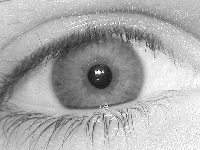
%> input picture IRIS_CL/black_iris_images/1.jpg, 200 x 150 px, given in place of 11.jpg, which was not available
$ octave irisFeature.m   (GNU Octave 9; MATLAB toolbox functions it lacks are replaced by stand-ins)
%> lines starting %> are read from the running program, lines starting %| are printed output that depends on the picture; in (x1, y1, x2, y2) boxes, pixels count from 0 and x2, y2 are one past the last pixel; in counts of white or black regions, pixels touching at a corner belong together; the program's own positions count from 1; pictures that were not available may be replaced by others from this repository, and a replacement may not be noted
%> further down, eyeimg is the input picture: size 150x200 uint8; min 0, max 255, mean 170.8
### IRIS_CL/Segmentation/canny.m
function [gradient, or] = canny(im, sigma, scaling, vert, horz)
%> called with sigma = 2, scaling = 0.4, vert = 1, horz = 0

xscaling = vert;
yscaling = horz;

hsize = [6*sigma+1, 6*sigma+1];   % The filter size.

gaussian = fspecial('gaussian',hsize,sigma);
im = filter2(gaussian,im);        % Smoothed image.

im = imresize(im, scaling);
%> im: size 60x80 double

[rows, cols] = size(im);

h =  [  im(:,2:cols)  zeros(rows,1) ] - [  zeros(rows,1)  im(:,1:cols-1)  ];
v =  [  im(2:rows,:); zeros(1,cols) ] - [  zeros(1,cols); im(1:rows-1,:)  ];
d1 = [  im(2:rows,2:cols) zeros(rows-1,1); zeros(1,cols) ] - ...
                               [ zeros(1,cols); zeros(rows-1,1) im(1:rows-1,1:cols-1)  ];
d2 = [  zeros(1,cols); im(1:rows-1,2:cols) zeros(rows-1,1);  ] - ...
                               [ zeros(rows-1,1) im(2:rows,1:cols-1); zeros(1,cols)   ];

X = ( h + (d1 + d2)/2.0 ) * xscaling;
Y = ( v + (d1 - d2)/2.0 ) * yscaling;

gradient = sqrt(X.*X + Y.*Y); % Gradient amplitude.

or = atan2(-Y, X);            % Angles -pi to + pi.
neg = or<0;                   % Map angles to 0-pi.
or = or.*~neg + (or+pi).*neg;
or = or*180/pi;               % Convert to degrees.

### IRIS_CL/Segmentation/adjgamma.m
function newim = adjgamma(im, g)
%> called with g = 1.9

    if g <= 0
	error('Gamma value must be > 0');
    end

    if isa(im,'uint8');
	newim = double(im);
    else
	newim = im;
    end

    % rescale range 0-1
    newim = newim-min(min(newim));
    newim = newim./max(max(newim));

    newim =  newim.^(1/g);   % Apply gamma function

### IRIS_CL/Segmentation/nonmaxsup.m
function im = nonmaxsup(inimage, orient, radius)
%> called with radius = 1.5

if size(inimage) ~= size(orient)
  error('image and orientation image are of different sizes');
end

if radius < 1
  error('radius must be >= 1');
end

[rows,cols] = size(inimage);
im = zeros(rows,cols);        % Preallocate memory for output image for speed
iradius = ceil(radius);

% Precalculate x and y offsets relative to centre pixel for each orientation angle

angle = [0:180].*pi/180;    % Array of angles in 1 degree increments (but in radians).
xoff = radius*cos(angle);   % x and y offset of points at specified radius and angle
yoff = radius*sin(angle);   % from each reference position.

hfrac = xoff - floor(xoff); % Fractional offset of xoff relative to integer location
vfrac = yoff - floor(yoff); % Fractional offset of yoff relative to integer location

orient = fix(orient)+1;     % Orientations start at 0 degrees but arrays start
                            % with index 1.

% Now run through the image interpolating grey values on each side
% of the centre pixel to be used for the non-maximal suppression.

for row = (iradius+1):(rows - iradius)
  for col = (iradius+1):(cols - iradius)

    or = orient(row,col);   % Index into precomputed arrays

    x = col + xoff(or);     % x, y location on one side of the point in question
    y = row - yoff(or);

    fx = floor(x);          % Get integer pixel locations that surround location x,y
    cx = ceil(x);
    fy = floor(y);
    cy = ceil(y);
    tl = inimage(fy,fx);    % Value at top left integer pixel location.
    tr = inimage(fy,cx);    % top right
    bl = inimage(cy,fx);    % bottom left
    br = inimage(cy,cx);    % bottom right

    upperavg = tl + hfrac(or) * (tr - tl);  % Now use bilinear interpolation to
    loweravg = bl + hfrac(or) * (br - bl);  % estimate value at x,y
    v1 = upperavg + vfrac(or) * (loweravg - upperavg);

  if inimage(row, col) > v1 % We need to check the value on the other side...

    x = col - xoff(or);     % x, y location on the `other side' of the point in question
    y = row + yoff(or);

    fx = floor(x);
    cx = ceil(x);
    fy = floor(y);
    cy = ceil(y);
    tl = inimage(fy,fx);    % Value at top left integer pixel location.
    tr = inimage(fy,cx);    % top right
    bl = inimage(cy,fx);    % bottom left
    br = inimage(cy,cx);    % bottom right
    upperavg = tl + hfrac(or) * (tr - tl);
    loweravg = bl + hfrac(or) * (br - bl);
    v2 = upperavg + vfrac(or) * (loweravg - upperavg);

    if inimage(row,col) > v2            % This is a local maximum.
      im(row, col) = inimage(row, col); % Record value in the output image.
    end

   end
  end
end
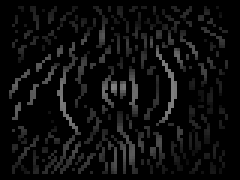
%> im: size 60x80 double (shown 3 times larger); min 0, max 0.513, mean 0.051
%> after the loop, v2 = 0.735

### IRIS_CL/Segmentation/hysthresh.m
% HYSTHRESH - Hysteresis thresholding
%
% Usage: bw = hysthresh(im, T1, T2)
%
% Arguments:
%             im  - image to be thresholded (assumed to be non-negative)
%             T1  - upper threshold value
%             T2  - lower threshold value
%
% Returns:
%             bw  - the thresholded image (containing values 0 or 1)
%
% Function performs hysteresis thresholding of an image.
% All pixels with values above threshold T1 are marked as edges
% All pixels that are adjacent to points that have been marked as edges
% and with values above threshold T2 are also marked as edges. Eight
% connectivity is used.
%
% It is assumed that the input image is non-negative
%
% Peter Kovesi          December 1996  - Original version
%                       March    2001  - Speed improvements made (~4x)

%
% A stack (implemented as an array) is used to keep track of all the
% indices of pixels that need to be checked.
% Note: For speed the number of conditional tests have been minimised
% This results in the top and bottom edges of the image being considered to
% be connected.  This may cause some stray edges to be propagated further than
% they should be from the top or bottom.
%


function bw = hysthresh(im, T1, T2)
%> called with T1 = 0.2, T2 = 0.19

if (T2 > T1 | T2 < 0 | T1 < 0)  % Check thesholds are sensible
  error('T1 must be >= T2 and both must be >= 0 ');
end

[rows, cols] = size(im);    % Precompute some values for speed and convenience.
rc = rows*cols;
rcmr = rc - rows;
rp1 = rows+1;

bw = im(:);                 % Make image into a column vector
%> bw = 4800 values, max 0.513 at index 2250, min 0 at index 1, mean 0.051
pix = find(bw > T1);        % Find indices of all pixels with value > T1
%> pix = 491 values from 211 to 4455
npix = size(pix,1);         % Find the number of pixels with value > T1
%> npix = 491

stack = zeros(rows*cols,1); % Create a stack array (that should never
                            % overflow!)

stack(1:npix) = pix;        % Put all the edge points on the stack
stp = npix;                 % set stack pointer
%> stp = 491
for k = 1:npix
    bw(pix(k)) = -1;        % mark points as edges
end
%> after the loop, bw = 4800 values, max 0.2 at index 2900, min -1 at index 211, mean -0.0828


% Precompute an array, O, of index offset values that correspond to the eight
% surrounding pixels of any point. Note that the image was transformed into
% a column vector, so if we reshape the image back to a square the indices
% surrounding a pixel with index, n, will be:
%              n-rows-1   n-1   n+rows-1
%
%               n-rows     n     n+rows
%
%              n-rows+1   n+1   n+rows+1

O = [-1, 1, -rows-1, -rows, -rows+1, rows-1, rows, rows+1];

while stp ~= 0            % While the stack is not empty
    v = stack(stp);         % Pop next index off the stack
    stp = stp - 1;

    if v > rp1 & v < rcmr   % Prevent us from generating illegal indices
			    % Now look at surrounding pixels to see if they
                            % should be pushed onto the stack to be
                            % processed as well.
       index = O+v;	    % Calculate indices of points around this pixel.
       for l = 1:8
	   ind = index(l);
	   if bw(ind) > T2   % if value > T2,
	       stp = stp+1;  % push index onto the stack.
	       stack(stp) = ind;
	       bw(ind) = -1; % mark this as an edge point
	   end
       end
    end
end
%> this loop made 527 passes
%> (v, index) on passes 1 to 4: (4455, [4454 4456 4394 4395 4396 4514 4515 4516]), (4454, [4453 4455 4393 4394 4395 4513 4514 4515]), (4395, [4394 4396 4334 4335 4336 4454 4455 4456]), (4394, [4393 4395 4333 4334 4335 4453 4454 4455])
%> after the loop, bw = 4800 values, max 0.2 at index 4148, min -1 at index 211, mean -0.0917; ind = 272; index = [210 212 150 151 152 270 271 272]; stack = 4800 values, max 4455 at index 491, min 0 at index 492, mean 229.2; stp = 0


bw = (bw == -1);            % Finally zero out anything that was not an edge
%> bw = 4800 logical values, 527 true
bw = reshape(bw,rows,cols); % and reshape the image

### IRIS_CL/Segmentation/houghcircle.m
% houghcircle - takes an edge map image, and performs the Hough transform
% for finding circles in the image.
%
% Usage:
% h = houghcircle(edgeim, rmin, rmax)
%
% Arguments:
%	edgeim      - the edge map image to be transformed
%   rmin, rmax  - the minimum and maximum radius values
%                 of circles to search for
% Output:
%	h           - the Hough transform
%
% Author:
% Libor Masek
% masekl01@csse.uwa.edu.au
% School of Computer Science & Software Engineering
% The University of Western Australia
% November 2003

function h = houghcircle(edgeim, rmin, rmax)
%> called with rmin = 32, rmax = 60

[rows,cols] = size(edgeim);
nradii = rmax-rmin+1;
h = zeros(rows,cols,nradii);

[y,x] = find(edgeim~=0);
%> y = 527 values from 7 to 58; x = 527 values from 4 to 75

%for each edge point, draw circles of different radii
for index=1:size(y)

    cx = x(index);
    cy = y(index);

    for n=1:nradii

        h(:,:,n) = addcircle(h(:,:,n),[cx,cy],n+rmin);

    end

end
%> this loop made 527 passes
%> (cx, cy) on passes 1 to 3: (4, 31), (4, 32), (4, 33)

### IRIS_CL/Segmentation/findcircle.m
function [row, col, r] = findcircle(image,lradius,uradius,scaling, sigma, hithres, lowthres, vert, horz)

lradsc = round(lradius*scaling);
uradsc = round(uradius*scaling);
rd = round(uradius*scaling - lradius*scaling);

% generate the edge image
[I2 or] = canny(image, sigma, scaling, vert, horz);
I3 = adjgamma(I2, 1.9);
I4 = nonmaxsup(I3, or, 1.5);
edgeimage = hysthresh(I4, hithres, lowthres);

% perform the circular Hough transform
h = houghcircle(edgeimage, lradsc, uradsc);

maxtotal = 0;

% find the maximum in the Hough space, and hence
% the parameters of the circle
for i=1:rd

    layer = h(:,:,i);
    [maxlayer] = max(max(layer));


    if maxlayer > maxtotal

        maxtotal = maxlayer;


        r = int32((lradsc+i) / scaling);

        [row,col] = ( find(layer == maxlayer) );


        row = int32(row(1) / scaling); % returns only first max value
        col = int32(col(1) / scaling);

    end

end
%> this loop made 28 passes
%> (maxlayer, maxtotal, row, col) on passes 1 to 2: (29, 29, 60, 65), (30, 30, 58, 65)
%> after the loop, r = 85

### IRIS_CL/Segmentation/segmentiris.m
function [circleiris, circlepupil, imagewithnoise] = segmentiris(eyeimage)

% define range of pupil & iris radii

%CASIA
lpupilradius = 28;
upupilradius = 75;
lirisradius = 80;
uirisradius = 150;

% [8 lines of commented-out code are left out]
scaling = 0.4;

reflecthres = 240;

% find the iris boundary
[row, col, r] = findcircle(eyeimage, lirisradius, uirisradius, scaling, 2, 0.20, 0.19, 1.00, 0.00);
%> row = 58; col = 65; r = 85

circleiris = [row col r];
%> circleiris = [58 65 85]

rowd = double(row);
%> rowd = 58
cold = double(col);
%> cold = 65
rd = double(r);
%> rd = 85

irl = round(rowd-rd);
%> irl = -27
iru = round(rowd+rd);
%> iru = 143
icl = round(cold-rd);
%> icl = -20
icu = round(cold+rd);
%> icu = 150

imgsize = size(eyeimage);

if irl < 1
    irl = 1;
end

if icl < 1
    icl = 1;
end

if iru > imgsize(1)
    iru = imgsize(1);
end

if icu > imgsize(2)
    icu = imgsize(2);
end

% to find the inner pupil, use just the region within the previously
% detected iris boundary
imagepupil = eyeimage( irl:iru,icl:icu);

%find pupil boundary
[rowp, colp, r] = findcircle(imagepupil, lpupilradius, upupilradius ,0.6,2,0.25,0.25,1.00,1.00);
%> call 2 of canny, with sigma = 2, scaling = 0.6, vert = 1, horz = 1
%> in canny (call 2), `neg = or<0;`:
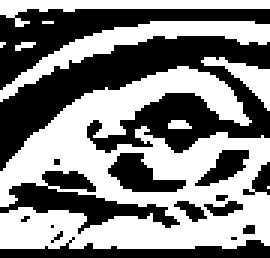
%> neg: size 86x90 logical (shown 3 times larger); 51.7% white; 16 black regions (7 under 20 px), largest, box (x1, y1, x2, y2) and area: (0, 12, 90, 57) 1785, (0, 3, 90, 30) 744, (0, 57, 60, 78) 445
%> call 2 of adjgamma, with g = 1.9
%> in adjgamma (call 2), `newim =  newim.^(1/g);`:
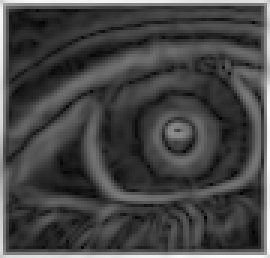
%> newim: size 86x90 double (shown 3 times larger); min 0, max 1, mean 0.273
%> call 2 of nonmaxsup, with radius = 1.5
%> after the loop in nonmaxsup (call 2), `for row = (iradius+1):(rows - iradius)`:
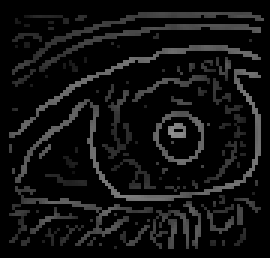
%> im: size 86x90 double (shown 3 times larger); min 0, max 0.562, mean 0.0665
%> after the loop in nonmaxsup (call 2), `for row = (iradius+1):(rows - iradius)`: v2 = 0.915
%> call 2 of hysthresh, with T1 = 0.25, T2 = 0.25
%> in hysthresh (call 2), `bw = im(:);`: bw = 7740 values, max 0.562 at index 4947, min 0 at index 1, mean 0.0665
%> in hysthresh (call 2), `pix = find(bw > T1);`: pix = 1099 values from 303 to 7489
%> in hysthresh (call 2), `npix = size(pix,1);`: npix = 1099
%> after the loop in hysthresh (call 2), `for k = 1:npix`: bw = 7740 values, max 0.25 at index 4908, min -1 at index 303, mean -0.126
%> the loop in hysthresh (call 2), `while stp ~= 0` made 1099 passes
%> (v, index) on passes 1 to 4: (7489, [7488 7490 7402 7403 7404 7574 7575 7576]), (7448, [7447 7449 7361 7362 7363 7533 7534 7535]), (7447, [7446 7448 7360 7361 7362 7532 7533 7534]), (7446, [7445 7447 7359 7360 7361 7531 7532 7533])
%> after the loop in hysthresh (call 2), `while stp ~= 0`: ind = 390; index = [302 304 216 217 218 388 389 390]; stack = 7740 values, max 7489 at index 1099, min 0 at index 1100, mean 621.7; stp = 0
%> in hysthresh (call 2), `bw = (bw == -1);`: bw = 7740 logical values, 1099 true
%> in hysthresh (call 2), `bw = reshape(bw,rows,cols);`:
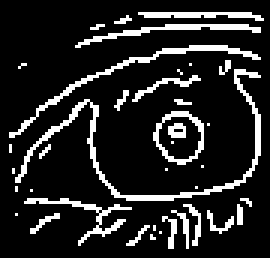
%> bw: size 86x90 logical (shown 3 times larger); 14.2% white in thin lines or dots, all inside (x1, y1, x2, y2) = (3, 4, 88, 83)
%> the loop in houghcircle (call 2), `for index=1:size(y)` made 1099 passes
%> (cx, cy) on passes 1 to 3: (4, 45), (4, 46), (4, 49)
%> the loop in findcircle (call 2), `for i=1:rd` made 28 passes
%> (maxlayer, maxtotal, row, col) on pass 1: (57, 57, 82, 82)
%> pass 1, in findcircle (call 2), `layer = h(:,:,i);`:
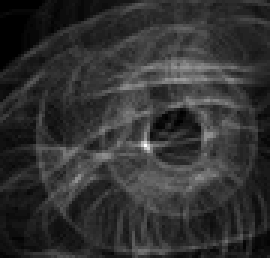
%> layer: size 86x90 double (shown 3 times larger); min 0, max 57, mean 11.2; drawn with min black and max white

rowp = double(rowp);
colp = double(colp);
r = double(r);

row = double(irl) + rowp;
col = double(icl) + colp;

row = round(row);
col = round(col);

circlepupil = [row col r];

% set up array for recording noise regions
% noise pixels will have NaN values
imagewithnoise = double(eyeimage);

%find top eyelid
topeyelid = imagepupil(1:(rowp-r),:);
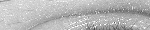
%> topeyelid: size 30x150 uint8; min 69, max 255, mean 183.3
lines = findline(topeyelid);

if size(lines,1) > 0
    [xl yl] = linecoords(lines, size(topeyelid));
    yl = double(yl) + irl-1;
    xl = double(xl) + icl-1;

    yla = max(yl);

    y2 = 1:yla;

    ind3 = sub2ind(size(eyeimage),yl,xl);
    imagewithnoise(ind3) = NaN;

    imagewithnoise(y2, xl) = NaN;
end

%find bottom eyelid
bottomeyelid = imagepupil((rowp+r):size(imagepupil,1),:);
lines = findline(bottomeyelid);

if size(lines,1) > 0

    [xl yl] = linecoords(lines, size(bottomeyelid));
    yl = double(yl)+ irl+rowp+r-2;
    xl = double(xl) + icl-1;

    yla = min(yl);

    y2 = yla:size(eyeimage,1);

    ind4 = sub2ind(size(eyeimage),yl,xl);
    imagewithnoise(ind4) = NaN;
    imagewithnoise(y2, xl) = NaN;

end

%For CASIA, eliminate eyelashes by thresholding
ref = eyeimage < 100;
coords = find(ref==1);
imagewithnoise(coords) = NaN;

### IRIS_CL/Segmentation/circlecoords.m
function [x,y] = circlecoords(c, r, imgsize,nsides)


    if nargin == 3
	nsides = 600;
    end

    nsides = round(nsides);

    a = [0:pi/nsides:2*pi];
    xd = (double(r)*cos(a)+ double(c(1)) );
    yd = (double(r)*sin(a)+ double(c(2)) );

    xd = round(xd);
    yd = round(yd);

    %get rid of -ves
    %get rid of values larger than image
    xd2 = xd;
    coords = find(xd>imgsize(2));
    xd2(coords) = imgsize(2);
    coords = find(xd<=0);
    xd2(coords) = 1;

    yd2 = yd;
    coords = find(yd>imgsize(1));
    yd2(coords) = imgsize(1);
    coords = find(yd<=0);
    yd2(coords) = 1;

    x = int32(xd2);
    y = int32(yd2);

### IRIS_CL/Normal_encoding/normaliseiris.m
function [polar_array, polar_noise] = normaliseiris(image, x_iris, y_iris, r_iris,...
x_pupil, y_pupil, r_pupil,eyeimage_filename, radpixels, angulardiv)

global DIAGPATH

radiuspixels = radpixels + 2;
angledivisions = angulardiv-1;

r = 0:(radiuspixels-1);

theta = 0:2*pi/angledivisions:2*pi;

x_iris = double(x_iris);
y_iris = double(y_iris);
r_iris = double(r_iris);

x_pupil = double(x_pupil);
y_pupil = double(y_pupil);
r_pupil = double(r_pupil);

% calculate displacement of pupil center from the iris center
ox = x_pupil - x_iris;
oy = y_pupil - y_iris;

if ox <= 0
    sgn = -1;
elseif ox > 0
    sgn = 1;
end

if ox==0 && oy > 0

    sgn = 1;

end

r = double(r);
theta = double(theta);

a = ones(1,angledivisions+1)* (ox^2 + oy^2);

% need to do something for ox = 0
if ox == 0
    phi = pi/2;
else
    phi = atan(oy/ox);
end

b = sgn.*cos(pi - phi - theta);

% calculate radius around the iris as a function of the angle
r = (sqrt(a).*b) + ( sqrt( a.*(b.^2) - (a - (r_iris^2))));

r = r - r_pupil;

rmat = ones(1,radiuspixels)'*r;

rmat = rmat.* (ones(angledivisions+1,1)*[0:1/(radiuspixels-1):1])';
rmat = rmat + r_pupil;


% exclude values at the boundary of the pupil iris border, and the iris scelra border
% as these may not correspond to areas in the iris region and will introduce noise.
%
% ie don't take the outside rings as iris data.
rmat  = rmat(2:(radiuspixels-1), :);

% calculate cartesian location of each data point around the circular iris
% region
xcosmat = ones(radiuspixels-2,1)*cos(theta);
xsinmat = ones(radiuspixels-2,1)*sin(theta);

xo = rmat.*xcosmat;
yo = rmat.*xsinmat;

xo = x_pupil+xo;
yo = y_pupil-yo;

% extract intensity values into the normalised polar representation through
% interpolation
[x,y] = meshgrid(1:size(image,2),1:size(image,1));
polar_array = interp2(x,y,image,xo,yo);

% create noise array with location of NaNs in polar_array
polar_noise = zeros(size(polar_array));
coords = find(isnan(polar_array));
polar_noise(coords) = 1;

polar_array = double(polar_array)./255;


% start diagnostics, writing out eye image with rings overlayed

% get rid of outling points in order to write out the circular pattern
coords = find(xo > size(image,2));
xo(coords) = size(image,2);
coords = find(xo < 1);
xo(coords) = 1;

coords = find(yo > size(image,1));
yo(coords) = size(image,1);
coords = find(yo<1);
yo(coords) = 1;

xo = round(xo);
yo = round(yo);

xo = int32(xo);
yo = int32(yo);

ind1 = sub2ind(size(image),double(yo),double(xo));

image = uint8(image);

image(ind1) = 255;
%get pixel coords for circle around iris
[x,y] = circlecoords([x_iris,y_iris],r_iris,size(image));
ind2 = sub2ind(size(image),double(y),double(x));
%get pixel coords for circle around pupil
[xp,yp] = circlecoords([x_pupil,y_pupil],r_pupil,size(image));
ind1 = sub2ind(size(image),double(yp),double(xp));

image(ind2) = 255;
image(ind1) = 255;


% write out rings overlaying original iris image
%w = cd;
%cd(DIAGPATH);

%imwrite(image,[eyeimage_filename,'-normal.jpg'],'jpg');

%cd(w);

% end diagnostics

%replace NaNs before performing feature encoding
coords = find(isnan(polar_array));
polar_array2 = polar_array;
polar_array2(coords) = 0.5;
avg = sum(sum(polar_array2)) / (size(polar_array,1)*size(polar_array,2));
polar_array(coords) = avg;

### IRIS_CL/Segmentation/findline.m
function lines = findline(image)

[I2 or] = canny(image, 2, 1, 0.00, 1.00);

I3 = adjgamma(I2, 1.9);
I4 = nonmaxsup(I3, or, 1.5);
edgeimage = hysthresh(I4, 0.20, 0.15);


theta = (0:179)';
[R, xp] = radon(edgeimage, theta);

maxv = max(max(R));

if maxv > 25
    i = find(R == max(max(R)));
else
    lines = [];
    return;
end

[foo, ind] = sort(-R(i));
u = size(i,1);
k = i(ind(1:u));
[y,x]=ind2sub(size(R),k);
t = -theta(x)*pi/180;
r = xp(y);

lines = [cos(t) sin(t) -r];

cx = size(image,2)/2-1;
cy = size(image,1)/2-1;
lines(:,3) = lines(:,3) - lines(:,1)*cx - lines(:,2)*cy;

### IRIS_CL/Segmentation/linecoords.m
function [x,y] = linecoords(lines, imsize)

xd = [1:imsize(2)];
yd = (-lines(3) - lines(1)*xd ) / lines(2);

coords = find(yd>imsize(1));
yd(coords) = imsize(1);
coords = find(yd<1);
yd(coords) = 1;

x = int32(xd);
y = int32(yd);

### IRIS_CL/irisFeature.m
% path for writing diagnostic images
clc;close all; clear all;
w = cd;
% [FileName PathName] = uigetfile('.jpg');
% ip = PathName;
disp('Performs Feature Extraction and Encoding of the iris')
%irispro = input('Supply number of iris to process: ');
global DIAGPATH
%DIAGPATH = 'diagnostics';

%for irispro = 18
irispro = 18;
PathName = strcat('C:\Users\ONI\Desktop\LatestIrisRecog\IRIS_CL\black_iris_images\all_image\',num2str(irispro),'\');
disp(['Processing ','C:\Users\ONI\Desktop\LatestIrisRecog\IRIS_CL\black_iris_images\all_image\',num2str(irispro)])
DIAGPATH = PathName;

%for ie = 11:15
    ie = 11;
    eyeimage_filename = strcat(PathName,num2str(ie),'.jpg');

%normalisation parameters
radial_res = 20;
angular_res = 2410100;
% with these settings a 9600 bit iris template is
% created

%feature encoding parameters
nscales=1;
minWaveLength=18;
mult=1; % not applicable if using nscales = 1
sigmaOnf=0.5;

cd(PathName)
eyeimg = imread(eyeimage_filename);
eyeimage = rgb2gray(eyeimg);


savefile = [eyeimage_filename,'-houghpara.mat'];
[stat,mess]=fileattrib(savefile);

if stat == 1
    % if this file has been processed before
    % then load the circle parameters and
    % noise information for that file.
    disp(['Am in the if statement'])
    load(savefile);
else

    % if this file has not been processed before
    % then perform automatic segmentation and
    % save the results to a file
    cd(w);
    [circleiris circlepupil imagewithnoise] = segmentiris(eyeimage);
    %save(savefile,'circleiris','circlepupil','imagewithnoise');
end

% WRITE NOISE IMAGE
%

imagewithnoise2 = uint8(imagewithnoise);
imagewithcircles = uint8(eyeimage);

%get pixel coords for circle around iris
[x,y] = circlecoords([circleiris(2),circleiris(1)],circleiris(3),size(eyeimage));
ind2 = sub2ind(size(eyeimage),double(y),double(x));

%get pixel coords for circle around pupil
[xp,yp] = circlecoords([circlepupil(2),circlepupil(1)],circlepupil(3),size(eyeimage));
ind1 = sub2ind(size(eyeimage),double(yp),double(xp));


% Write noise regions
imagewithnoise2(ind2) = 255;
imagewithnoise2(ind1) = 255;
% Write circles overlayed
imagewithcircles(ind2) = 255;
imagewithcircles(ind1) = 255;
% [7 lines of commented-out code are left out]

%> (the run ends here)
